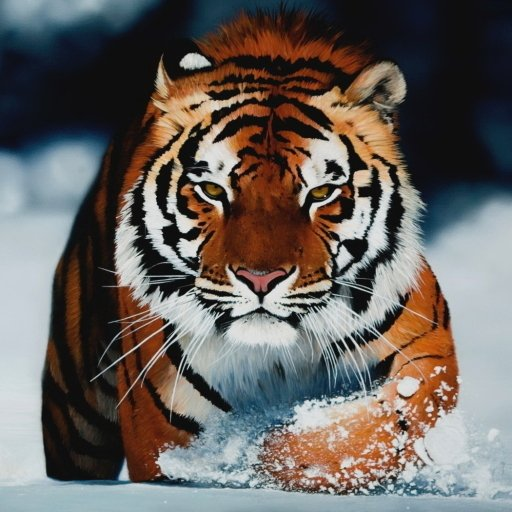
%> input picture data/bigcat-RGB-512x512.jpg, 512 x 512 px
$ octave im2text.m   (GNU Octave 9; MATLAB toolbox functions it lacks are replaced by stand-ins)
%> lines starting %> are read from the running program, lines starting %| are printed output that depends on the picture
clear all;
% read image & plot original

% Input image:
%InputImageFile = '../data/FEUPin.jpg';

%InputImageFile = '../data/Lena-RGB-512x512.png';
InputImageFile = '../data/bigcat-RGB-512x512.jpg';
%InputImageFile = '../data/smallcat-RGB-512x512.jpg';
%InputImageFile = '../data/spider-RGB-512x512.jpg';

% Seto to zero to use only a 512x512 pixel image
ALLIMAGE = 1;

% Export to text file, ASCII, one image line per text line
OutputTextFile = '../data/datain.txt';

% Export to C include file:
CIncludeFile   = '../aship/datain.h';

i1 = imread( InputImageFile );
%> i1 is the input picture: size 512x512x3 uint8; mean R, G, B 104.7, 98.9, 94.9
figure(1);
imshow( i1 );

imagesize = size( i1 );
%> imagesize = [512 512 3]
NROWS = imagesize(1);
%> NROWS = 512
NCOLS = imagesize(2);
%> NCOLS = 512
% use the whole image:
if ( ALLIMAGE )
  NROWS1 = NROWS;
%> NROWS1 = 512
  NCOLS1 = NCOLS;
%> NCOLS1 = 512
  START_ROW = 1;
  START_COL = 1;
else  % Or select a 512x512 image window:
  NROWS1 = 512;
  NCOLS1 = 512;
  START_ROW = 1;
  START_COL = 1;
end


% Convert to grayscale: pixel out = (R + G + B ) / 3
ig_GS = uint8( ( int32(i1(START_ROW:START_ROW+NROWS1-1,START_COL:START_COL+NCOLS1-1,1))+ ...
                 int32(i1(START_ROW:START_ROW+NROWS1-1,START_COL:START_COL+NCOLS1-1,2))+ ...
                 int32(i1(START_ROW:START_ROW+NROWS1-1,START_COL:START_COL+NCOLS1-1,3)) ) / 3 );
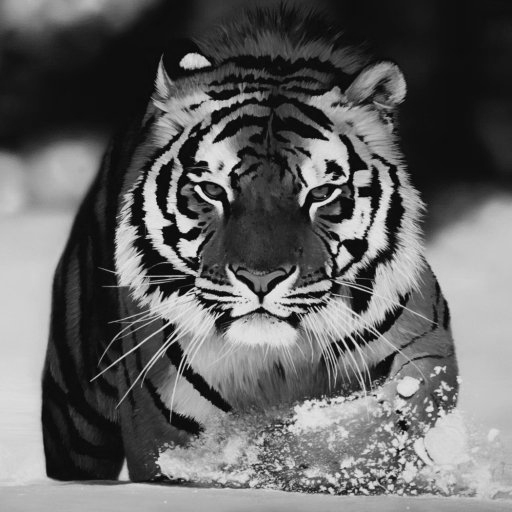
%> ig_GS: size 512x512 uint8; min 0, max 243, mean 99.5

% Color channels:
ig_R = uint8( i1(START_ROW:START_ROW+NROWS1-1,START_COL:START_COL+NCOLS1-1,1) );
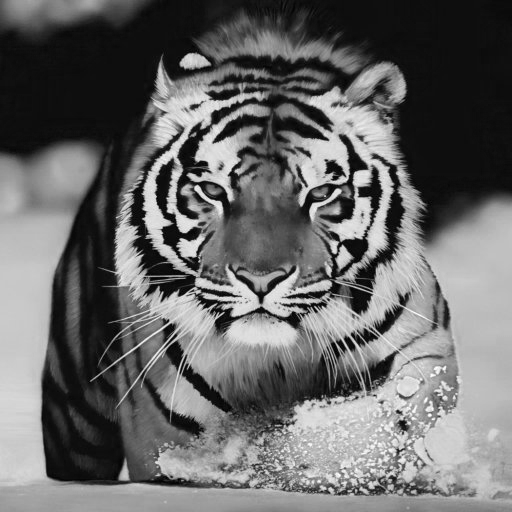
%> ig_R: size 512x512 uint8; min 0, max 255, mean 104.7
ig_G = uint8( i1(START_ROW:START_ROW+NROWS1-1,START_COL:START_COL+NCOLS1-1,2) );
ig_B = uint8( i1(START_ROW:START_ROW+NROWS1-1,START_COL:START_COL+NCOLS1-1,3) );
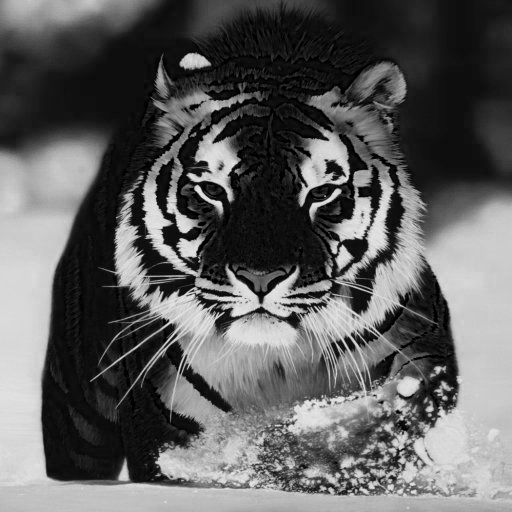
%> ig_B: size 512x512 uint8; min 0, max 247, mean 94.9

% plot grayscale image:
figure(2);
imshow( ig_GS );
title('Input image - gray scale, 8 bits');

% plot R channel
figure(3);
imshow( ig_R );
title('Input image - RED channel, 8 bits');

% plot G channel
figure(4);
imshow( ig_G );
title('Input image - Green channel, 8 bits');

% plot B channel
figure(5);
imshow( ig_B );
title('Input image - Blue channel, 8 bits');


% Export to text file:
fp = fopen(OutputTextFile, 'w');
for k=1:NROWS1
    fprintf( fp, '%d ', ig_GS(k,:) );
    fprintf( fp, '\n');
end
fclose( fp );


% Export to C include file:
fp = fopen( CIncludeFile, 'w');
fprintf(fp, 'int Min[NROWS][NCOLS] = { \n' );
for k=1:NROWS1 % for each line
    fprintf( fp, '{ \n');
    for l=1:NCOLS1
       if l == NCOLS1
           fprintf( fp, '%3d \n', ig_GS(k,l) );
       else
           fprintf( fp, '%3d, ', ig_GS(k,l)  );
       end
       if mod(l, 32) == 0
           fprintf( fp, '\n' );
       end
    end
    fprintf( fp, '}');
    if k ~= NROWS1
        fprintf( fp, ',\n');
    else
        fprintf( fp, '\n');
    end
end
fprintf(fp, '}; \n');
fclose( fp );

$ run again, with data/smallcat-RGB-512x512.jpg copied over data/bigcat-RGB-512x512.jpg
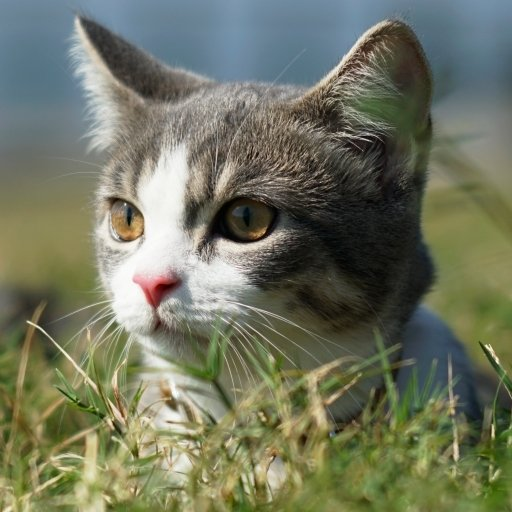
%> input picture data/smallcat-RGB-512x512.jpg, 512 x 512 px
%> i1 is the input picture: size 512x512x3 uint8; mean R, G, B 112.8, 116.9, 96
%> `ig_G = uint8( i1(START_ROW:START_ROW+NROWS1-1,START_COL:START_COL+NCOL..`:
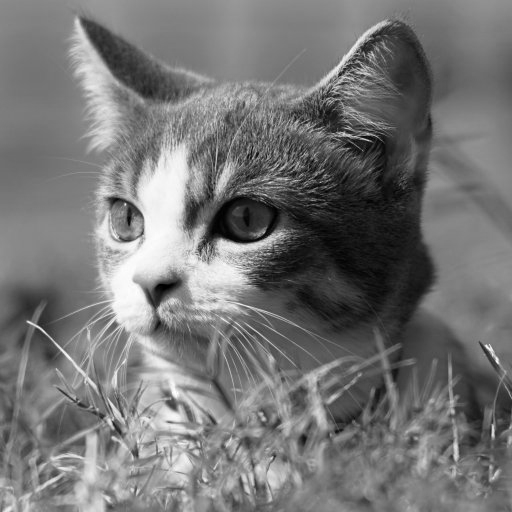
%> ig_G: size 512x512 uint8; min 0, max 255, mean 116.9
%> `ig_B = uint8( i1(START_ROW:START_ROW+NROWS1-1,START_COL:START_COL+NCOL..`:
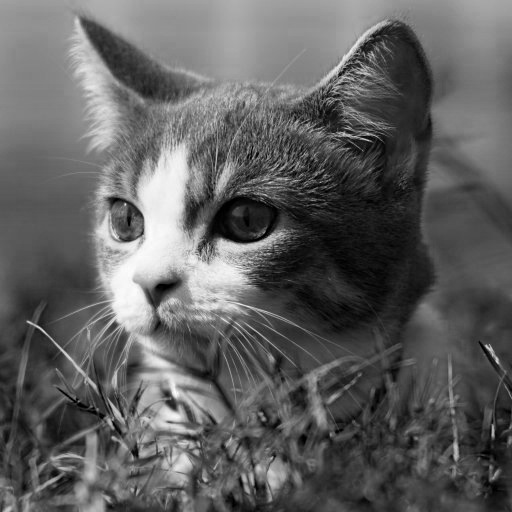
%> ig_B: size 512x512 uint8; min 0, max 253, mean 96

$ run again, with data/spider-RGB-512x512.jpg copied over data/bigcat-RGB-512x512.jpg
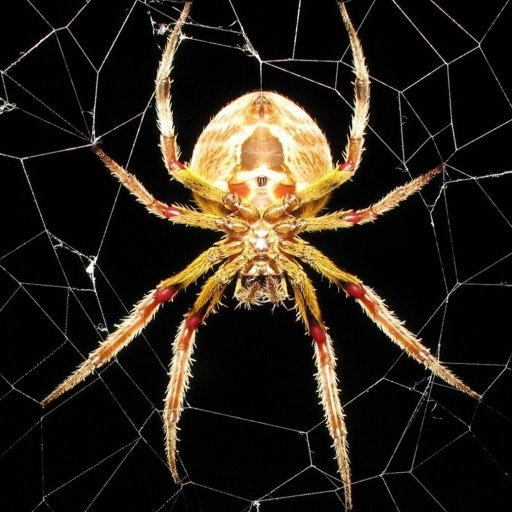
%> input picture data/spider-RGB-512x512.jpg, 512 x 512 px
%> i1 is the input picture: size 512x512x3 uint8; mean R, G, B 42.4, 35.1, 25.4
%> `ig_R = uint8( i1(START_ROW:START_ROW+NROWS1-1,START_COL:START_COL+NCOL..`:
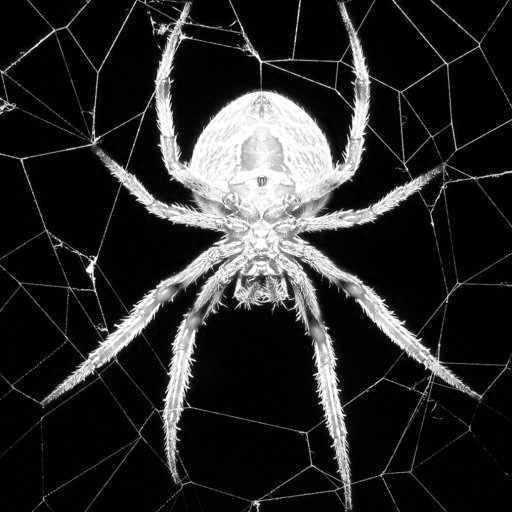
%> ig_R: size 512x512 uint8; min 0, max 255, mean 42.4
%> `ig_B = uint8( i1(START_ROW:START_ROW+NROWS1-1,START_COL:START_COL+NCOL..`:
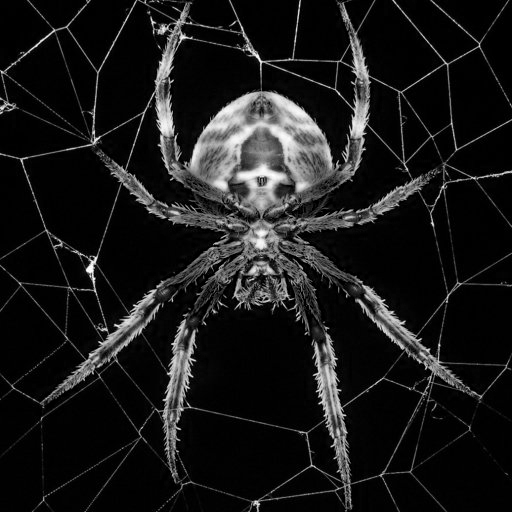
%> ig_B: size 512x512 uint8; min 0, max 255, mean 25.4

$ run again, with data/cateyes-RGB-512x512.jpg copied over data/bigcat-RGB-512x512.jpg
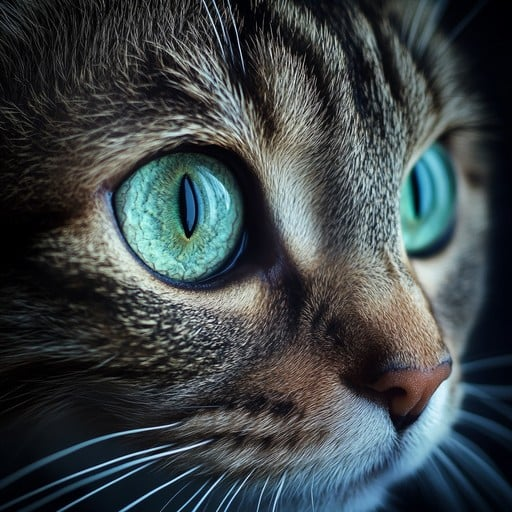
%> input picture data/cateyes-RGB-512x512.jpg, 512 x 512 px
%> i1 is the input picture: size 512x512x3 uint8; mean R, G, B 61.6, 69.5, 72
%> `ig_R = uint8( i1(START_ROW:START_ROW+NROWS1-1,START_COL:START_COL+NCOL..`:
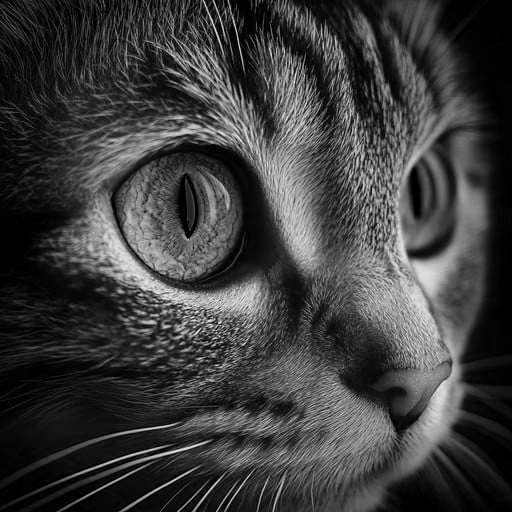
%> ig_R: size 512x512 uint8; min 0, max 247, mean 61.6
%> `ig_B = uint8( i1(START_ROW:START_ROW+NROWS1-1,START_COL:START_COL+NCOL..`:
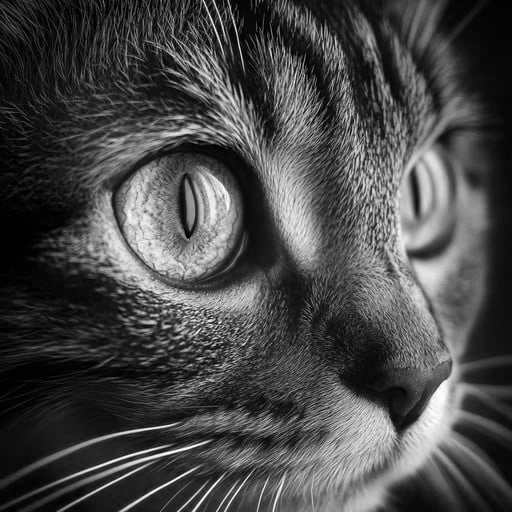
%> ig_B: size 512x512 uint8; min 0, max 255, mean 72
